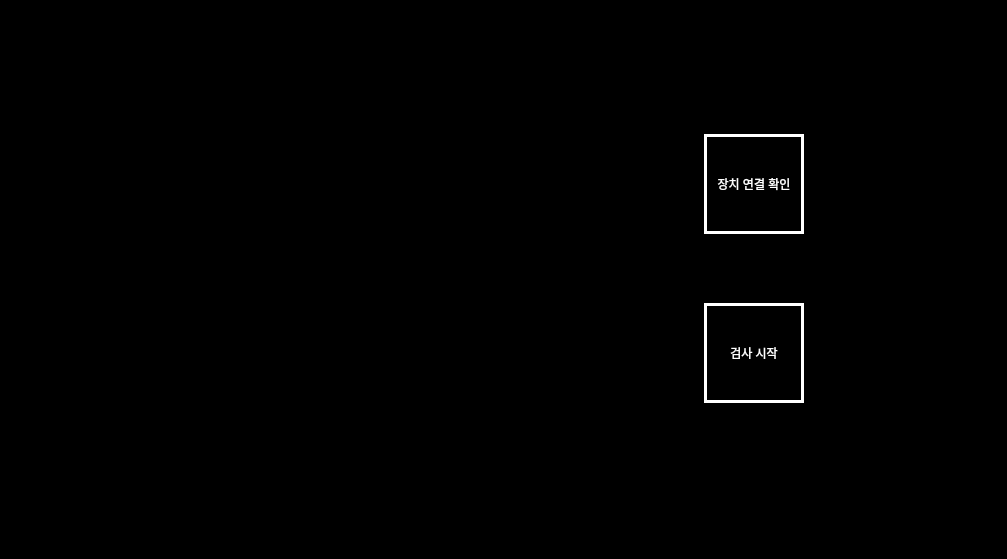
<?xml version="1.0" encoding="UTF-8"?>
<ui version="4.0">
 <class>MainWindow</class>
 <widget class="QMainWindow" name="MainWindow">
  <property name="geometry">
   <rect>
    <x>0</x>
    <y>0</y>
    <width>1007</width>
    <height>559</height>
   </rect>
  </property>
  <property name="windowTitle">
   <string>MainWindow</string>
  </property>
  <property name="styleSheet">
   <string notr="true">background-color: rgb(0, 0, 0);</string>
  </property>
  <widget class="QWidget" name="centralwidget">
   <layout class="QGridLayout" name="gridLayout">
    <item row="2" column="0">
     <layout class="QHBoxLayout" name="horizontalLayout">
      <item>
       <spacer name="horizontalSpacer_3">
        <property name="orientation">
         <enum>Qt::Horizontal</enum>
        </property>
        <property name="sizeHint" stdset="0">
         <size>
          <width>40</width>
          <height>20</height>
         </size>
        </property>
       </spacer>
      </item>
      <item>
       <widget class="QLabel" name="label">
        <property name="text">
         <string>dddddddddddddddd</string>
        </property>
       </widget>
      </item>
      <item>
       <spacer name="horizontalSpacer_2">
        <property name="orientation">
         <enum>Qt::Horizontal</enum>
        </property>
        <property name="sizeHint" stdset="0">
         <size>
          <width>40</width>
          <height>20</height>
         </size>
        </property>
       </spacer>
      </item>
      <item>
       <spacer name="horizontalSpacer_4">
        <property name="orientation">
         <enum>Qt::Horizontal</enum>
        </property>
        <property name="sizeHint" stdset="0">
         <size>
          <width>40</width>
          <height>20</height>
         </size>
        </property>
       </spacer>
      </item>
      <item>
       <layout class="QGridLayout" name="gridLayout_2">
        <item row="3" column="1">
         <spacer name="verticalSpacer_3">
          <property name="orientation">
           <enum>Qt::Vertical</enum>
          </property>
          <property name="sizeHint" stdset="0">
           <size>
            <width>20</width>
            <height>40</height>
           </size>
          </property>
         </spacer>
        </item>
        <item row="4" column="1">
         <widget class="QPushButton" name="play">
          <property name="minimumSize">
           <size>
            <width>100</width>
            <height>100</height>
           </size>
          </property>
          <property name="layoutDirection">
           <enum>Qt::LeftToRight</enum>
          </property>
          <property name="autoFillBackground">
           <bool>false</bool>
          </property>
          <property name="styleSheet">
           <string notr="true">QPushButton{
font: 24pt &quot;Arial&quot;;
border : 3px solid white;
color: rgb(255, 255, 255);
}
QPushButton:hover{
	background-color : gray;
}
</string>
          </property>
          <property name="text">
           <string>검사 시작</string>
          </property>
          <property name="iconSize">
           <size>
            <width>32</width>
            <height>32</height>
           </size>
          </property>
         </widget>
        </item>
        <item row="2" column="1">
         <widget class="QPushButton" name="connect">
          <property name="enabled">
           <bool>true</bool>
          </property>
          <property name="minimumSize">
           <size>
            <width>100</width>
            <height>100</height>
           </size>
          </property>
          <property name="styleSheet">
           <string notr="true">QPushButton{
font: 24pt &quot;Arial&quot;;
border : 3px solid white;
color: rgb(255, 255, 255);
}
QPushButton:hover{
	background-color : gray;
}
</string>
          </property>
          <property name="text">
           <string>장치 연결 확인</string>
          </property>
          <property name="iconSize">
           <size>
            <width>32</width>
            <height>32</height>
           </size>
          </property>
          <property name="autoDefault">
           <bool>false</bool>
          </property>
         </widget>
        </item>
        <item row="5" column="1">
         <spacer name="verticalSpacer_5">
          <property name="orientation">
           <enum>Qt::Vertical</enum>
          </property>
          <property name="sizeHint" stdset="0">
           <size>
            <width>20</width>
            <height>40</height>
           </size>
          </property>
         </spacer>
        </item>
        <item row="6" column="1">
         <spacer name="verticalSpacer_2">
          <property name="orientation">
           <enum>Qt::Vertical</enum>
          </property>
          <property name="sizeHint" stdset="0">
           <size>
            <width>20</width>
            <height>40</height>
           </size>
          </property>
         </spacer>
        </item>
        <item row="1" column="1">
         <spacer name="verticalSpacer_6">
          <property name="orientation">
           <enum>Qt::Vertical</enum>
          </property>
          <property name="sizeHint" stdset="0">
           <size>
            <width>20</width>
            <height>40</height>
           </size>
          </property>
         </spacer>
        </item>
        <item row="0" column="1">
         <spacer name="verticalSpacer_4">
          <property name="orientation">
           <enum>Qt::Vertical</enum>
          </property>
          <property name="sizeHint" stdset="0">
           <size>
            <width>20</width>
            <height>40</height>
           </size>
          </property>
         </spacer>
        </item>
       </layout>
      </item>
      <item>
       <spacer name="horizontalSpacer">
        <property name="orientation">
         <enum>Qt::Horizontal</enum>
        </property>
        <property name="sizeHint" stdset="0">
         <size>
          <width>40</width>
          <height>20</height>
         </size>
        </property>
       </spacer>
      </item>
     </layout>
    </item>
   </layout>
  </widget>
  <widget class="QStatusBar" name="statusbar"/>
 </widget>
 <resources/>
 <connections/>
</ui>
